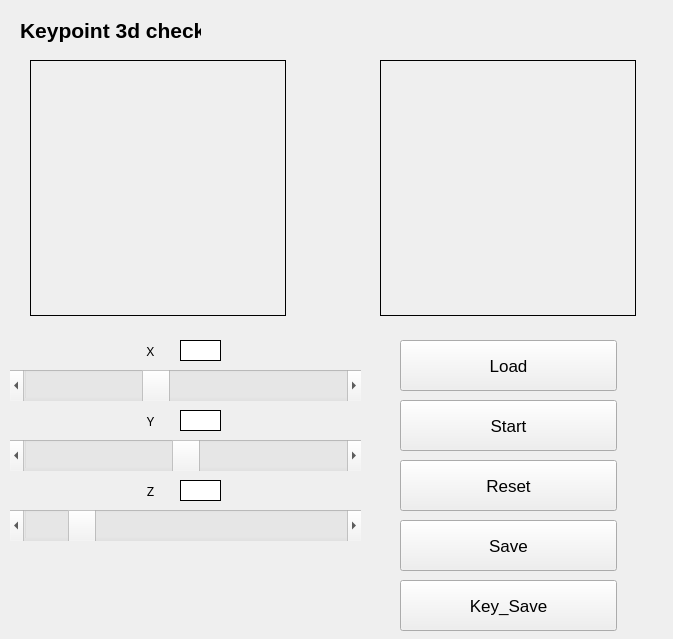
<?xml version="1.0" encoding="UTF-8"?>
<ui version="4.0">
 <class>Form</class>
 <widget class="QWidget" name="Form">
  <property name="geometry">
   <rect>
    <x>0</x>
    <y>0</y>
    <width>673</width>
    <height>639</height>
   </rect>
  </property>
  <property name="windowTitle">
   <string>Form</string>
  </property>
  <widget class="QLabel" name="Label_Streaming">
   <property name="geometry">
    <rect>
     <x>20</x>
     <y>10</y>
     <width>181</width>
     <height>41</height>
    </rect>
   </property>
   <property name="font">
    <font>
     <pointsize>16</pointsize>
     <weight>75</weight>
     <italic>false</italic>
     <bold>true</bold>
    </font>
   </property>
   <property name="text">
    <string>Keypoint 3d check</string>
   </property>
  </widget>
  <widget class="QPushButton" name="Save_Btn">
   <property name="geometry">
    <rect>
     <x>400</x>
     <y>520</y>
     <width>217</width>
     <height>51</height>
    </rect>
   </property>
   <property name="font">
    <font>
     <pointsize>13</pointsize>
    </font>
   </property>
   <property name="text">
    <string>Save</string>
   </property>
  </widget>
  <widget class="QLabel" name="X_label">
   <property name="geometry">
    <rect>
     <x>60</x>
     <y>330</y>
     <width>181</width>
     <height>41</height>
    </rect>
   </property>
   <property name="font">
    <font>
     <family>Sans Serif</family>
     <pointsize>10</pointsize>
     <weight>50</weight>
     <italic>false</italic>
     <bold>false</bold>
    </font>
   </property>
   <property name="text">
    <string>X</string>
   </property>
   <property name="alignment">
    <set>Qt::AlignCenter</set>
   </property>
  </widget>
  <widget class="QScrollBar" name="Slider_X">
   <property name="geometry">
    <rect>
     <x>10</x>
     <y>370</y>
     <width>351</width>
     <height>31</height>
    </rect>
   </property>
   <property name="font">
    <font>
     <pointsize>10</pointsize>
    </font>
   </property>
   <property name="minimum">
    <number>0</number>
   </property>
   <property name="maximum">
    <number>1000</number>
   </property>
   <property name="value">
    <number>400</number>
   </property>
   <property name="orientation">
    <enum>Qt::Horizontal</enum>
   </property>
  </widget>
  <widget class="QLabel" name="Status_x">
   <property name="geometry">
    <rect>
     <x>180</x>
     <y>340</y>
     <width>41</width>
     <height>21</height>
    </rect>
   </property>
   <property name="autoFillBackground">
    <bool>false</bool>
   </property>
   <property name="styleSheet">
    <string notr="true">background-color: rgb(255, 255, 255);</string>
   </property>
   <property name="frameShape">
    <enum>QFrame::Box</enum>
   </property>
   <property name="frameShadow">
    <enum>QFrame::Plain</enum>
   </property>
   <property name="text">
    <string/>
   </property>
  </widget>
  <widget class="QLabel" name="Left_video">
   <property name="geometry">
    <rect>
     <x>30</x>
     <y>60</y>
     <width>256</width>
     <height>256</height>
    </rect>
   </property>
   <property name="frameShape">
    <enum>QFrame::Box</enum>
   </property>
   <property name="text">
    <string/>
   </property>
  </widget>
  <widget class="QLabel" name="Right_video">
   <property name="geometry">
    <rect>
     <x>380</x>
     <y>60</y>
     <width>256</width>
     <height>256</height>
    </rect>
   </property>
   <property name="frameShape">
    <enum>QFrame::Box</enum>
   </property>
   <property name="text">
    <string/>
   </property>
  </widget>
  <widget class="QScrollBar" name="Slider_Y">
   <property name="geometry">
    <rect>
     <x>10</x>
     <y>440</y>
     <width>351</width>
     <height>31</height>
    </rect>
   </property>
   <property name="font">
    <font>
     <pointsize>10</pointsize>
    </font>
   </property>
   <property name="minimum">
    <number>-600</number>
   </property>
   <property name="maximum">
    <number>600</number>
   </property>
   <property name="orientation">
    <enum>Qt::Horizontal</enum>
   </property>
  </widget>
  <widget class="QLabel" name="Y_label">
   <property name="geometry">
    <rect>
     <x>60</x>
     <y>400</y>
     <width>181</width>
     <height>41</height>
    </rect>
   </property>
   <property name="font">
    <font>
     <family>Sans Serif</family>
     <pointsize>10</pointsize>
     <weight>50</weight>
     <italic>false</italic>
     <bold>false</bold>
    </font>
   </property>
   <property name="text">
    <string>Y</string>
   </property>
   <property name="alignment">
    <set>Qt::AlignCenter</set>
   </property>
  </widget>
  <widget class="QLabel" name="Status_y">
   <property name="geometry">
    <rect>
     <x>180</x>
     <y>410</y>
     <width>41</width>
     <height>21</height>
    </rect>
   </property>
   <property name="autoFillBackground">
    <bool>false</bool>
   </property>
   <property name="styleSheet">
    <string notr="true">background-color: rgb(255, 255, 255);</string>
   </property>
   <property name="frameShape">
    <enum>QFrame::Box</enum>
   </property>
   <property name="frameShadow">
    <enum>QFrame::Plain</enum>
   </property>
   <property name="text">
    <string/>
   </property>
  </widget>
  <widget class="QScrollBar" name="Slider_Z">
   <property name="geometry">
    <rect>
     <x>10</x>
     <y>510</y>
     <width>351</width>
     <height>31</height>
    </rect>
   </property>
   <property name="font">
    <font>
     <pointsize>10</pointsize>
    </font>
   </property>
   <property name="minimum">
    <number>-100</number>
   </property>
   <property name="maximum">
    <number>500</number>
   </property>
   <property name="value">
    <number>-10</number>
   </property>
   <property name="orientation">
    <enum>Qt::Horizontal</enum>
   </property>
  </widget>
  <widget class="QLabel" name="Z_label">
   <property name="geometry">
    <rect>
     <x>60</x>
     <y>470</y>
     <width>181</width>
     <height>41</height>
    </rect>
   </property>
   <property name="font">
    <font>
     <family>Sans Serif</family>
     <pointsize>10</pointsize>
     <weight>50</weight>
     <italic>false</italic>
     <bold>false</bold>
    </font>
   </property>
   <property name="text">
    <string>Z</string>
   </property>
   <property name="alignment">
    <set>Qt::AlignCenter</set>
   </property>
  </widget>
  <widget class="QLabel" name="Status_z">
   <property name="geometry">
    <rect>
     <x>180</x>
     <y>480</y>
     <width>41</width>
     <height>21</height>
    </rect>
   </property>
   <property name="autoFillBackground">
    <bool>false</bool>
   </property>
   <property name="styleSheet">
    <string notr="true">background-color: rgb(255, 255, 255);</string>
   </property>
   <property name="frameShape">
    <enum>QFrame::Box</enum>
   </property>
   <property name="frameShadow">
    <enum>QFrame::Plain</enum>
   </property>
   <property name="text">
    <string/>
   </property>
  </widget>
  <widget class="QPushButton" name="Reset_Btn">
   <property name="geometry">
    <rect>
     <x>400</x>
     <y>460</y>
     <width>217</width>
     <height>51</height>
    </rect>
   </property>
   <property name="font">
    <font>
     <pointsize>13</pointsize>
    </font>
   </property>
   <property name="text">
    <string>Reset</string>
   </property>
  </widget>
  <widget class="QPushButton" name="Start_Btn">
   <property name="geometry">
    <rect>
     <x>400</x>
     <y>400</y>
     <width>217</width>
     <height>51</height>
    </rect>
   </property>
   <property name="font">
    <font>
     <pointsize>13</pointsize>
    </font>
   </property>
   <property name="text">
    <string>Start</string>
   </property>
  </widget>
  <widget class="QPushButton" name="Load_Btn">
   <property name="geometry">
    <rect>
     <x>400</x>
     <y>340</y>
     <width>217</width>
     <height>51</height>
    </rect>
   </property>
   <property name="font">
    <font>
     <pointsize>13</pointsize>
    </font>
   </property>
   <property name="text">
    <string>Load</string>
   </property>
  </widget>
  <widget class="QPushButton" name="Key_Save_Btn">
   <property name="geometry">
    <rect>
     <x>400</x>
     <y>580</y>
     <width>217</width>
     <height>51</height>
    </rect>
   </property>
   <property name="font">
    <font>
     <pointsize>13</pointsize>
    </font>
   </property>
   <property name="text">
    <string>Key_Save</string>
   </property>
  </widget>
 </widget>
 <resources/>
 <connections/>
</ui>
